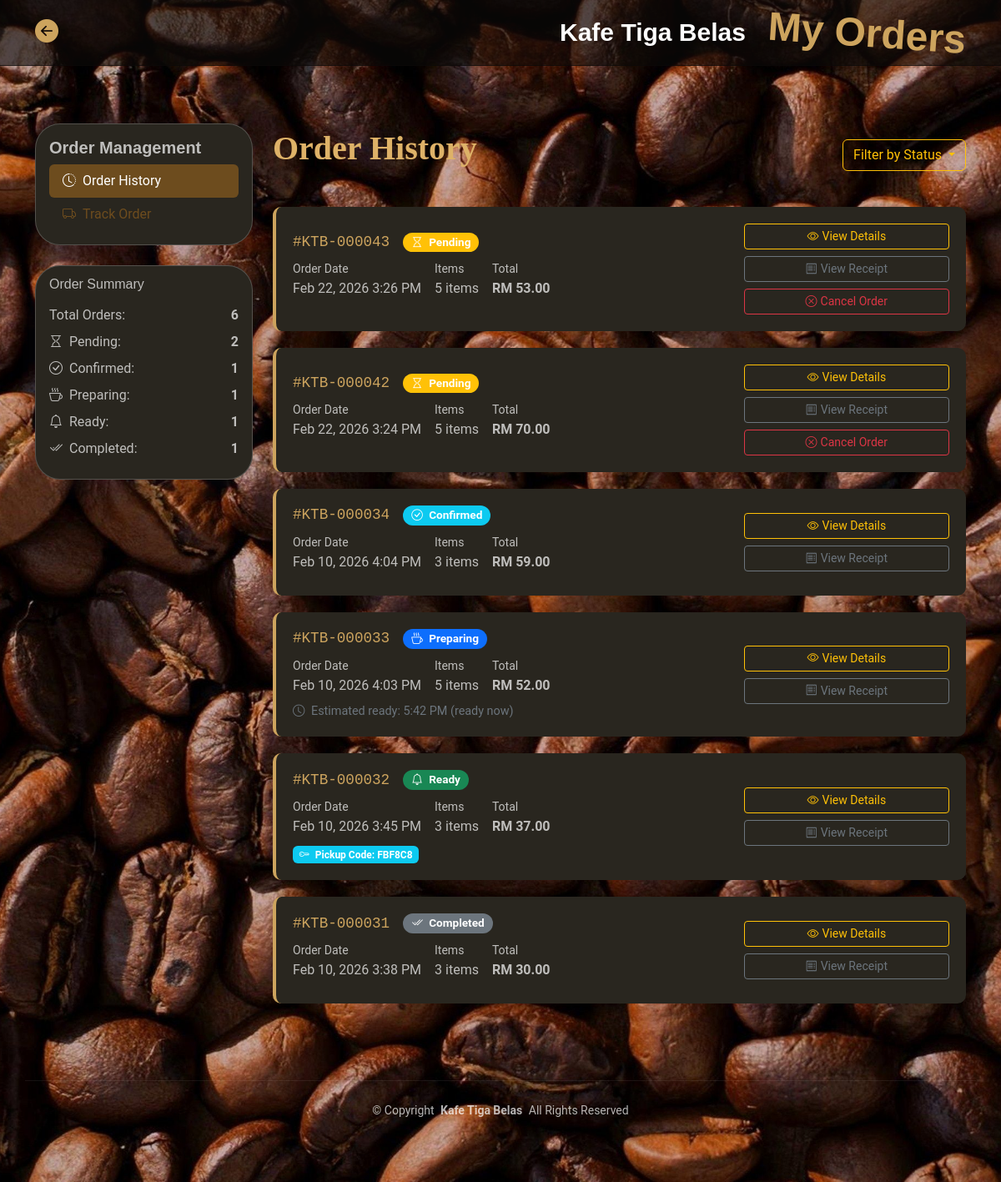
Screenshot of /order_history.php (signed in) with the database file from the repository.
### tables this page shows
CREATE TABLE `orders` (
  `id` int(11) NOT NULL,
  `user_id` int(11) DEFAULT NULL,
  `total_amount` decimal(10,2) NOT NULL,
  `payment_id` varchar(255) NOT NULL,
  `status` varchar(20) DEFAULT 'pending',
  `created_at` timestamp NOT NULL DEFAULT current_timestamp(),
  `updated_at` timestamp NOT NULL DEFAULT current_timestamp() ON UPDATE current_timestamp(),
  `estimated_ready_time` datetime DEFAULT NULL,
  `notes` text DEFAULT NULL,
  `pickup_code` varchar(10) DEFAULT NULL
);

### app/order_functions.php (called while the page is built, shortened)
<?php
function getCustomerOrders($pdo, $user_id, $limit = 10) {
    $limit = (int)$limit;
    $stmt = $pdo->prepare("
        SELECT o.*,
               COUNT(oi.id) as item_count,
               (SELECT status FROM order_status_logs WHERE order_id = o.id ORDER BY created_at DESC LIMIT 1) as current_status
        FROM orders o
        LEFT JOIN order_items oi ON o.id = oi.order_id
        WHERE o.user_id = ?
        GROUP BY o.id
        ORDER BY o.created_at DESC
        LIMIT " . $limit . "
    ");
    $stmt->execute([$user_id]);
    return $stmt->fetchAll(PDO::FETCH_ASSOC);
}
function getOrderStatusDisplay($status) {
    $statuses = [
        'pending' => ['text' => 'Pending', 'class' => 'warning', 'icon' => 'bi-hourglass'],
        'confirmed' => ['text' => 'Confirmed', 'class' => 'info', 'icon' => 'bi-check-circle'],
        'preparing' => ['text' => 'Preparing', 'class' => 'primary', 'icon' => 'bi-cup-hot'],
        'ready' => ['text' => 'Ready', 'class' => 'success', 'icon' => 'bi-bell'],
        'completed' => ['text' => 'Completed', 'class' => 'secondary', 'icon' => 'bi-check2-all'],
        'cancelled' => ['text' => 'Cancelled', 'class' => 'danger', 'icon' => 'bi-x-circle'],
    ];
    return $statuses[$status] ?? ['text' => 'Unknown', 'class' => 'dark', 'icon' => 'bi-question-circle'];
}
?>

### order_history.php (the view, shortened to what this page needs)
<?php
require 'app/db.php';
require 'app/order_functions.php';
$user_id = $_SESSION['user_id'];
$orders = getCustomerOrders($pdo, $user_id, 20);
$page = $_GET['page'] ?? 1;
$limit = 10;
$offset = ($page - 1) * $limit;
$paged_orders = array_slice($orders, $offset, $limit);
?>
<!DOCTYPE html>
<html lang="en">
<head>
    <link href="assets/vendor/bootstrap/css/bootstrap.min.css" rel="stylesheet">
    <link href="assets/vendor/bootstrap-icons/bootstrap-icons.css" rel="stylesheet">
    <link href="assets/css/main.css" rel="stylesheet">
</head>
<body class="index-page">
    <header id="header" class="header fixed-top">
        <div class="branding d-flex align-items-center">
            <div class="container position-relative d-flex align-items-center justify-content-between">
                <a href="index.php" class="d-flex align-items-center">
                    <i class="bi bi-arrow-left-circle-fill fs-3"></i>
                </a>
                <a href="index.php" class="logo d-flex align-items-center me-auto me-xl-0">
                    <h1 class="sitename">Kafe Tiga Belas</h1>
                    <h1 style="font-size: 3em; transform: rotate(4deg); color: var(--accent-color);"
                        class="sitename">&nbsp;&nbsp;My Orders</h1>
                </a>
            </div>
        </div>
    </header>
    <main class="main">
        <div class="container py-5" style="margin-top: 100px;">
            <div class="row">
                <div class="col-lg-3">
                    <div class="card mb-4">
                        <div class="card-body">
                            <h5 class="card-title" style= "font-weight: bolder">Order Management</h5>
                            <ul class="nav nav-pills flex-column">
                                <li class="nav-item">
                                    <a class="nav-link active" href="order_history.php" style = "background-color: #6D4C1E">
                                        <i class="bi bi-clock-history me-2"></i>Order History
                                    </a>
                                </li>
                                <li class="nav-item">
                                    <a class="nav-link" href="order_track.php" style = "color: #6D4C1E">
                                        <i class="bi bi-truck me-2"></i>Track Order
                                    </a>
                                </li>
                            </ul>
                        </div>
                    </div>
                    <div class="card">
                        <div class="card-body">
                            <h6 class="card-subtitle mb-3">Order Summary</h6>
                            <div class="d-flex justify-content-between mb-2">
                                <span>Total Orders:</span>
                                <strong><?php echo count($orders); ?></strong>
                            </div>
                            <?php
                            $status_counts = [];
                            foreach ($orders as $order) {
                                $status = $order['current_status'] ?? 'pending';
                                $status_counts[$status] = ($status_counts[$status] ?? 0) + 1;
                            }
                            ?>
                            <?php foreach ($status_counts as $status => $count): ?>
                            <?php $display = getOrderStatusDisplay($status); ?>
                            <div class="d-flex justify-content-between mb-2">
                                <span>
                                    <i class="bi <?php echo $display['icon']; ?> me-1"></i>
                                    <?php echo $display['text']; ?>:
                                </span>
                                <strong><?php echo $count; ?></strong>
                            </div>
                            <?php endforeach; ?>
                        </div>
                    </div>
                </div>
                <div class="col-lg-9">
                    <div class="d-flex justify-content-between align-items-center mb-4">
                        <p style="font-family: Avantgarde; font-weight:bolder; font-size: 40px; color: #deb268ff ">Order History</p>
                        <div class="btn-group">
                            <button type="button" class="btn btn-outline-primary dropdown-toggle" data-bs-toggle="dropdown"
                            style="--bs-btn-color: #FFC107;
                                    --bs-btn-border-color: #FFC107;
                                    --bs-btn-hover-color: #212529;
                                    --bs-btn-hover-bg: #ffca2c;
                                    --bs-btn-hover-border-color: #ffca2c;
                                    --bs-btn-active-color: #212529;
                                    --bs-btn-active-bg: #CDA45E;
                                    --bs-btn-active-border-color: #CDA45E;
                                   --bs-btn-focus-shadow-rgb: 205, 164, 94;">
                                Filter by Status
                            </button>
                        </div>
                    </div>
                    <?php if (empty($paged_orders)): ?>
                        <div class="empty-state">
                            <i class="bi bi-cart display-1 opacity-25 mb-3"></i>
                            <h3>No Orders Yet</h3>
                            <p class="mb-4">You haven't placed any orders yet. Start by exploring our menu!</p>
                            <a href="menu.php" class="btn btn-primary">
                                <i class="bi bi-cup-hot me-2"></i>Browse Menu
                            </a>
                        </div>
                    <?php else: ?>
                        <?php foreach ($paged_orders as $order): ?>
                        <?php
                        $order_status = $order['current_status'] ?? 'pending';
                        $status_display = getOrderStatusDisplay($order_status);
                        ?>
                        <div class="order-card">
                            <div class="row align-items-center">
                                <div class="col-md-8">
                                    <div class="d-flex align-items-center mb-2">
                                        <h5 class="order-number mb-0 me-3">
                                            #KTB-<?php echo str_pad($order['id'], 6, '0', STR_PAD_LEFT); ?>
                                        </h5>
                                        <span class="badge bg-<?php echo $status_display['class']; ?> status-badge">
                                            <i class="bi <?php echo $status_display['icon']; ?> me-1"></i>
                                            <?php echo $status_display['text']; ?>
                                        </span>
                                    </div>
                                    <div class="d-flex flex-wrap gap-3 mb-2">
                                        <div>
                                            <small>Order Date</small>
                                            <div><?php echo date('M j, Y g:i A', strtotime($order['created_at'])); ?></div>
                                        </div>
                                        <div>
                                            <small>Items</small>
                                            <div><?php echo $order['item_count']; ?> items</div>
                                        </div>
                                        <div>
                                            <small>Total</small>
                                            <div class="fw-bold">RM <?php echo number_format($order['total_amount'], 2); ?></div>
                                        </div>
                                    </div>
                                    <?php if ($order['estimated_ready_time']): ?>
                                    <div class="time-remaining">
                                        <i class="bi bi-clock me-1"></i>
                                        Estimated ready:
                                        <?php echo date('g:i A', strtotime($order['estimated_ready_time'])); ?>
                                        (<?php echo time_ago($order['estimated_ready_time']); ?>)
                                    </div>
                                    <?php endif; ?>
                                    <?php if ($order['pickup_code']): ?>
                                    <div class="mt-2">
                                        <span class="badge bg-info">
                                            <i class="bi bi-key me-1"></i>
                                            Pickup Code: <?php echo $order['pickup_code']; ?>
                                        </span>
                                    </div>
                                    <?php endif; ?>
                                </div>
                                <div class="col-md-4 text-end">
                                    <div class="d-flex flex-column gap-2">
                                        <a href="order_details.php?order_id=<?php echo $order['id']; ?>"
                                           class="btn btn-outline-primary btn-sm"
                                           style="--bs-btn-color: #FFC107;
                                                --bs-btn-border-color: #FFC107;
                                                --bs-btn-hover-color: #212529;
                                                --bs-btn-hover-bg: #ffca2c;
                                                --bs-btn-hover-border-color: #ffca2c;
                                                --bs-btn-active-color: #212529;
                                                --bs-btn-active-bg: #CDA45E;
                                                --bs-btn-active-border-color: #CDA45E;
          -                                     --bs-btn-focus-shadow-rgb: 205, 164, 94;">
                                            <i class="bi bi-eye me-1"></i>View Details
                                        </a>
                                        <a href="receipt.php?order_id=<?php echo $order['id']; ?>"
                                           class="btn btn-outline-secondary btn-sm">
                                            <i class="bi bi-receipt me-1"></i>View Receipt
                                        </a>
                                        <?php if ($order_status === 'pending'): ?>
                                        <button class="btn btn-outline-danger btn-sm"
                                                onclick="cancelOrder(<?php echo $order['id']; ?>)">
                                            <i class="bi bi-x-circle me-1"></i>Cancel Order
                                        </button>
                                        <?php endif; ?>
                                    </div>
                                </div>
                            </div>
                        </div>
                        <?php endforeach; ?>
                    <?php endif; ?>
                </div>
            </div>
        </div>
    </main>
    <footer id="footer" class="footer">
        <div class="container copyright text-center mt-4">
            <p>© <span>Copyright</span> <strong class="px-1 sitename">Kafe Tiga Belas</strong> <span>All Rights Reserved</span></p>
        </div>
    </footer>
</body>
</html>
<?php
function time_ago($datetime) {
    $time = strtotime($datetime);
    $now = time();
    $diff = $time - $now;
    if ($diff < 0) return 'ready now';
}
?>

### assets/css/main.css (style rules this page uses)
:root { --default-font: "Roboto", system-ui, -apple-system, "Segoe UI", Roboto, "Helvetica Neue", Arial, "Noto Sans", "Liberation Sans", sans-serif, "Apple Color Emoji", "Segoe UI Emoji", "Segoe UI Symbol", "Noto Color Emoji"; --heading-font: "Playfair Display", sans-serif; --nav-font: "Poppins", sans-serif; }
:root { --background-color: #0c0b09; --default-color: rgba(255, 255, 255, 0.7); --heading-color: #ffffff; --accent-color: #cda45e; --surface-color: #29261f; --contrast-color: #0c0b09; }
:root { --nav-color: #ffffff; --nav-hover-color: #cda45e; --nav-mobile-background-color: #29261f; --nav-dropdown-background-color: #29261f; --nav-dropdown-color: #ffffff; --nav-dropdown-hover-color: #cda45e; }
:root { scroll-behavior: smooth; }
body { color: var(--default-color); background-color: var(--background-color); font-family: var(--default-font); }
a { color: var(--accent-color); text-decoration: none; transition: 0.3s; }
h1, h2, h3, h4, h5, h6 { color: var(--heading-color); font-family: var(--heading-font); }
.header { --background-color: rgba(12, 11, 9, 0.61); color: var(--default-color); transition: all 0.5s; z-index: 997; }
.header .branding { background-color: var(--background-color); min-height: 60px; padding: 10px 0; transition: 0.3s; border-bottom: 1px solid var(--background-color); }
.header .logo { line-height: 1; }
.header .logo h1 { font-size: 30px; margin: 0; font-weight: 700; color: var(--heading-color); }
.footer { color: var(--default-color); background-color: var(--background-color); font-size: 14px; padding-bottom: 50px; position: relative; }
.footer .copyright { padding-top: 25px; padding-bottom: 25px; border-top: 1px solid color-mix(in srgb, var(--default-color), transparent 90%); }
.footer .copyright p { margin-bottom: 0; }
.nav { background: var(--surface-color); }
.card { background: var(--surface-color); color: var(--default-color) }
.order-card { background: var(--surface-color); border-radius: 10px; padding: 20px; margin-bottom: 20px; border-left: 4px solid var(--accent-color); transition: transform 0.2s; }
.status-badge { font-size: 0.85em; padding: 5px 10px; border-radius: 20px; }
.order-number { font-family: monospace; font-size: 1.1em; color: var(--accent-color); }
.time-remaining { font-size: 0.9em; color: #6c757d; }

### order_history.php (style rules this page uses)
body,footer { background-image:url('assets/img/bg2.jpg'); background-size: cover; background-position: center; background-repeat: no-repeat; background-attachment: fixed; }
.card { background: #29261F; backdrop-filter: blur(20px); border: 1px solid rgba(255, 255, 255, 0.2); border-radius: 30px; box-shadow: 0 8px 32px 0 rgba(58, 61, 104, 0.1); }

### rows the page displays
orders: id "000043", text "Pending", created_at "Feb 22, 2026 3:26 PM", item_count "5", total_amount "53.00"
orders: id "000042", text "Pending", created_at "Feb 22, 2026 3:24 PM", item_count "5", total_amount "70.00"
orders: id "000034", text "Confirmed", created_at "Feb 10, 2026 4:04 PM", item_count "3", total_amount "59.00"
orders: id "000033", text "Preparing", created_at "Feb 10, 2026 4:03 PM", item_count "5", total_amount "52.00", estimated_ready_time "5:42 PM", estimated_ready_time "ready now"
orders: id "000032", text "Ready", created_at "Feb 10, 2026 3:45 PM", item_count "3", total_amount "37.00", pickup_code "FBF8C8"
orders: id "000031", text "Completed", created_at "Feb 10, 2026 3:38 PM", item_count "3", total_amount "30.00"

### other values shown
count($orders) "6"
$display['text'] "Pending"
$count "2"
$display['text'] "Confirmed"
$count "1"
$display['text'] "Preparing"
$display['text'] "Ready"
$display['text'] "Completed"
